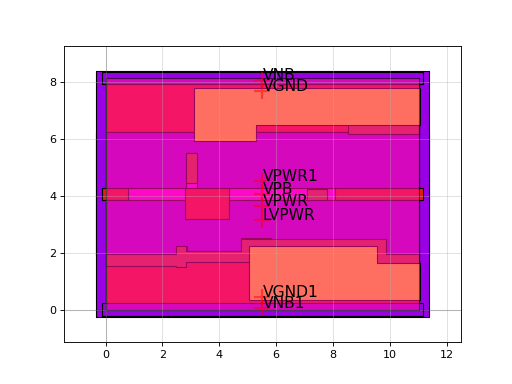

Reproduce this figure in Python.
import sky130

c = sky130.components.sky130_fd_sc_hvl__lsbuflv2hv_symmetric_1()
c.plot()
